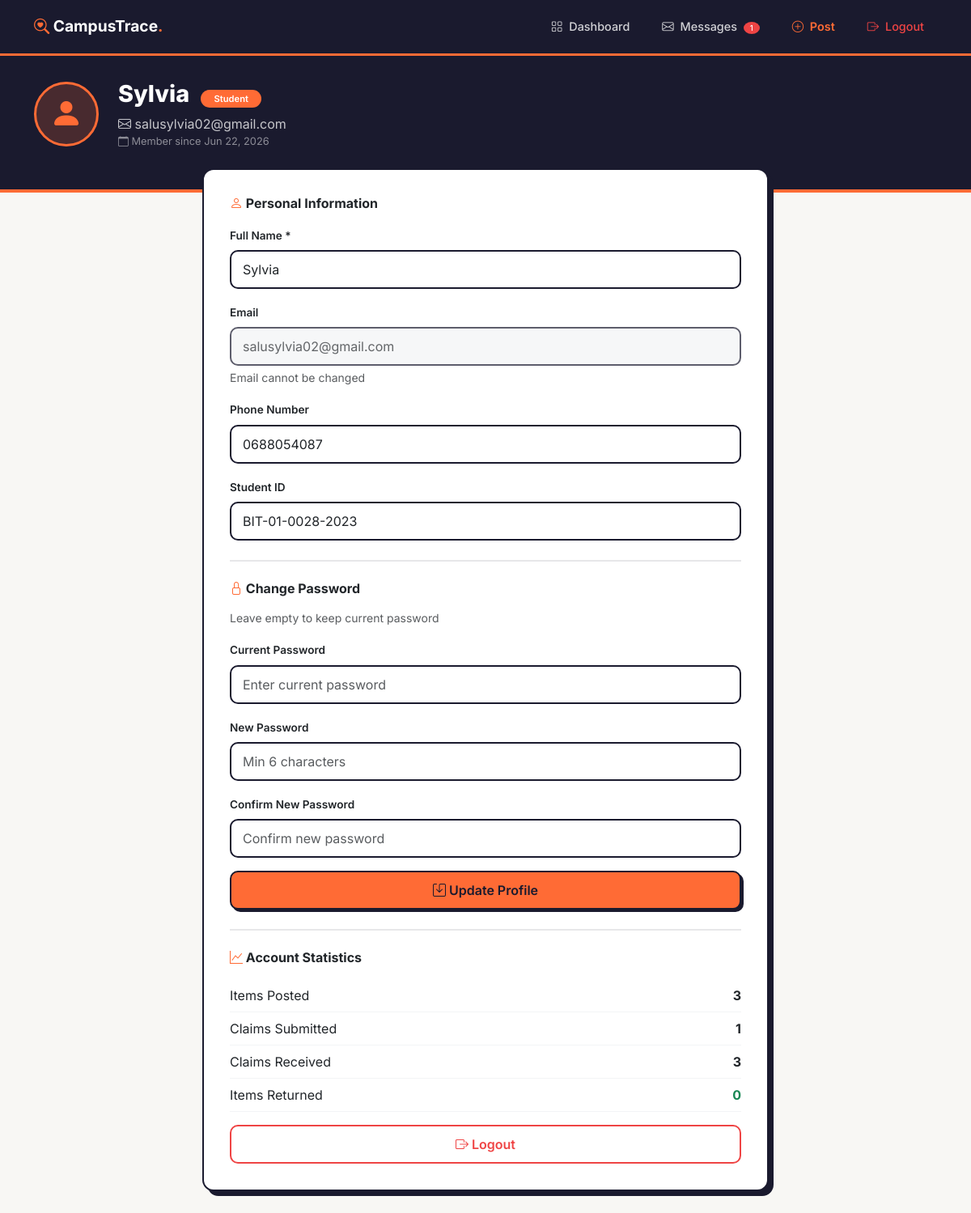
Page /student/profile.php (signed in) on the committed database.
### tables this page shows
CREATE TABLE `users` (
  `id` int(11) NOT NULL,
  `fullname` varchar(100) NOT NULL,
  `email` varchar(100) NOT NULL,
  `password_hash` varchar(255) NOT NULL,
  `phone` varchar(20) DEFAULT NULL,
  `student_id` varchar(20) DEFAULT NULL,
  `role` enum('student','admin') DEFAULT 'student',
  `is_active` tinyint(1) DEFAULT 1,
  `created_at` timestamp NOT NULL DEFAULT current_timestamp(),
  `trust_score` int(11) DEFAULT 0,
  `successful_returns` int(11) DEFAULT 0,
  `failed_claims` int(11) DEFAULT 0,
  `is_verified_user` tinyint(1) DEFAULT 0
);

### includes/message_functions.php (called while the page is built, shortened)
<?php
function getUnreadCount($user_id) {
    global $pdo;
    try {
        $stmt = $pdo->prepare("SELECT SUM(
            CASE
                WHEN user1_id = ? THEN unread_count_user1
                WHEN user2_id = ? THEN unread_count_user2
                ELSE 0
            END
        ) as total FROM conversations WHERE user1_id = ? OR user2_id = ?");
        $stmt->execute([$user_id, $user_id, $user_id, $user_id]);
        $result = $stmt->fetch();
        return $result['total'] ?? 0;
    } catch (Exception $e) {
        return 0;
    }
}
?>

### student/profile.php (the view, shortened to what this page needs)
<?php
require_once __DIR__ . '/../config/database.php';
require_once __DIR__ . '/../includes/message_functions.php';
$user_id = $_SESSION['user_id'];
$stmt = $pdo->prepare("SELECT * FROM users WHERE id = ?");
$stmt->execute([$user_id]);
$user = $stmt->fetch();
$unread_messages = getUnreadCount($user_id);
$stmt = $pdo->prepare("SELECT COUNT(*) as total FROM items WHERE user_id = ?");
$stmt->execute([$user_id]);
$total_items = $stmt->fetch()['total'];
$stmt = $pdo->prepare("SELECT COUNT(*) as total FROM claims WHERE claimant_id = ?");
$stmt->execute([$user_id]);
$total_claims = $stmt->fetch()['total'];
$stmt = $pdo->prepare("SELECT COUNT(*) as total FROM claims c JOIN items i ON c.item_id = i.id WHERE i.user_id = ?");
$stmt->execute([$user_id]);
$claims_received = $stmt->fetch()['total'];
$stmt = $pdo->prepare("SELECT COUNT(*) as total FROM items WHERE user_id = ? AND status = 'returned'");
$stmt->execute([$user_id]);
$returned = $stmt->fetch()['total'];
?>
<!DOCTYPE html>
<html lang="en">
<head>
    <link href="https://cdn.jsdelivr.net/npm/bootstrap@5.3.0/dist/css/bootstrap.min.css" rel="stylesheet">
    <link rel="stylesheet" href="https://cdn.jsdelivr.net/npm/bootstrap-icons@1.11.0/font/bootstrap-icons.css">
</head>
<body>
    <header class="simple-header">
        <div class="container">
            <div class="d-flex align-items-center justify-content-between">
                <a href="../index.php" class="brand"><i class="bi bi-search-heart"></i> CampusTrace<span class="dot">.</span></a>
                <div class="d-flex gap-2">
                    <a href="dashboard.php" class="nav-link"><i class="bi bi-grid"></i> Dashboard</a>
                    <a href="messages.php" class="nav-link"><i class="bi bi-envelope"></i> Messages <?php if ($unread_messages > 0): ?><span class="badge-unread"><?= $unread_messages ?></span><?php endif; ?></a>
                    <a href="post_item.php" class="nav-link btn-orange"><i class="bi bi-plus-circle"></i> Post</a>
                    <a href="../logout.php" class="nav-link btn-logout"><i class="bi bi-box-arrow-right"></i> Logout</a>
                </div>
            </div>
        </div>
    </header>
    <div class="profile-header">
        <div class="container">
            <div class="row align-items-center">
                <div class="col-auto"><div class="profile-avatar"><i class="bi bi-person-fill"></i></div></div>
                <div class="col">
                    <h2><?= htmlspecialchars($user['fullname']) ?> <span class="badge-role ms-2">Student</span></h2>
                    <p class="mb-0 opacity-75"><i class="bi bi-envelope"></i> <?= htmlspecialchars($user['email']) ?></p>
                    <div style="font-size: 0.8rem; opacity: 0.5;"><i class="bi bi-calendar"></i> Member since <?= date('M d, Y', strtotime($user['created_at'])) ?></div>
                </div>
            </div>
        </div>
    </div>
    <div class="container">
        <div class="profile-card">
            <form method="POST">
                <h6 class="fw-bold mb-3"><i class="bi bi-person" style="color: var(--orange);"></i> Personal Information</h6>
                <div class="mb-3"><label class="form-label">Full Name *</label><input type="text" name="fullname" class="form-control" value="<?= htmlspecialchars($user['fullname']) ?>" required></div>
                <div class="mb-3"><label class="form-label">Email</label><input type="email" class="form-control" value="<?= htmlspecialchars($user['email']) ?>" disabled><div class="form-text small">Email cannot be changed</div></div>
                <div class="mb-3"><label class="form-label">Phone Number</label><input type="text" name="phone" class="form-control" value="<?= htmlspecialchars($user['phone']) ?>"></div>
                <div class="mb-3"><label class="form-label">Student ID</label><input type="text" name="student_id" class="form-control" value="<?= htmlspecialchars($user['student_id']) ?>"></div>
                <div class="divider"></div>
                <h6 class="fw-bold mb-3"><i class="bi bi-lock" style="color: var(--orange);"></i> Change Password</h6>
                <p class="text-muted small">Leave empty to keep current password</p>
                <div class="mb-3"><label class="form-label">Current Password</label><input type="password" name="current_password" class="form-control" placeholder="Enter current password"></div>
                <div class="mb-3"><label class="form-label">New Password</label><input type="password" name="new_password" class="form-control" placeholder="Min 6 characters"></div>
                <div class="mb-3"><label class="form-label">Confirm New Password</label><input type="password" name="confirm_password" class="form-control" placeholder="Confirm new password"></div>
                <button type="submit" class="btn btn-flame"><i class="bi bi-save"></i> Update Profile</button>
            </form>
            <div class="divider"></div>
            <h6 class="fw-bold mb-3"><i class="bi bi-graph-up" style="color: var(--orange);"></i> Account Statistics</h6>
            <div class="stat-item"><span>Items Posted</span><span class="num"><?= $total_items ?></span></div>
            <div class="stat-item"><span>Claims Submitted</span><span class="num"><?= $total_claims ?></span></div>
            <div class="stat-item"><span>Claims Received</span><span class="num"><?= $claims_received ?></span></div>
            <div class="stat-item"><span>Items Returned</span><span class="num text-success"><?= $returned ?></span></div>
            <div class="mt-3"><a href="../logout.php" class="btn btn-outline-danger"><i class="bi bi-box-arrow-right"></i> Logout</a></div>
        </div>
    </div>
    <div style="height: 40px;"></div>
</body>
</html>

### student/profile.php (style rules this page uses)
:root { --orange: #FF6B35; --black: #1A1A2E; --gray: #6B7280; }
* { font-family: 'Inter', sans-serif; }
body { background: #F8F7F4; }
.simple-header { background: var(--black); padding: 14px 0; border-bottom: 3px solid var(--orange); }
.simple-header .brand { font-weight: 700; font-size: 1.2rem; color: white; text-decoration: none; }
.simple-header .brand i { color: var(--orange); }
.simple-header .brand .dot { color: var(--orange); }
.simple-header .nav-link { color: rgba(255,255,255,0.8); text-decoration: none; padding: 8px 16px; border-radius: 8px; font-size: 0.9rem; font-weight: 500; transition: all 0.2s; }
.simple-header .nav-link i { margin-right: 4px; }
.simple-header .nav-link.btn-logout { color: #EF4444; }
.simple-header .nav-link.btn-orange { color: var(--orange); font-weight: 600; }
.profile-header { background: var(--black); color: white; padding: 30px 0 50px; border-bottom: 4px solid var(--orange); }
.profile-header .profile-avatar { width: 80px; height: 80px; border-radius: 50%; background: rgba(255, 107, 53, 0.2); border: 3px solid var(--orange); display: flex; align-items: center; justify-content: center; font-size: 2.5rem; color: var(--orange); }
.profile-header h2 { font-weight: 800; font-size: 1.8rem; }
.profile-header .badge-role { background: var(--orange); color: white; padding: 4px 16px; border-radius: 20px; font-size: 0.7rem; font-weight: 600; }
.profile-card { background: white; border: 2px solid var(--black); border-radius: 14px; padding: 32px; box-shadow: 6px 6px 0 var(--black); max-width: 700px; margin: -30px auto 0; position: relative; z-index: 2; }
.profile-card .form-label { font-weight: 600; font-size: 0.85rem; }
.profile-card .form-control { border: 2px solid var(--black); border-radius: 10px; padding: 10px 14px; }
.profile-card .form-control:disabled { background: #F3F4F6; opacity: 0.7; }
.btn-flame { background: var(--orange); border: 2px solid var(--black); color: var(--black); font-weight: 600; padding: 10px 24px; border-radius: 10px; box-shadow: 3px 3px 0 var(--black); transition: all 0.2s; width: 100%; }
.btn-outline-danger { border: 2px solid #EF4444; color: #EF4444; font-weight: 600; padding: 10px 24px; border-radius: 10px; background: transparent; width: 100%; transition: all 0.2s; }
.divider { border-top: 2px solid var(--black); margin: 24px 0; opacity: 0.1; }
.stat-item { display: flex; justify-content: space-between; padding: 8px 0; border-bottom: 1px solid #F3F4F6; }
.stat-item .num { font-weight: 700; }
.badge-unread { background: #EF4444; color: white; font-size: 0.6rem; padding: 2px 8px; border-radius: 50%; margin-left: 4px; }

### rows in the picture
users: fullname "Sylvia", email "salusylvia02@gmail.com", created_at "Jun 22, 2026", phone "0688054087", student_id "BIT-01-0028-2023"

### other values in the picture
$unread_messages "1"
$total_items "3"
$total_claims "1"
$claims_received "3"
$returned "0"
